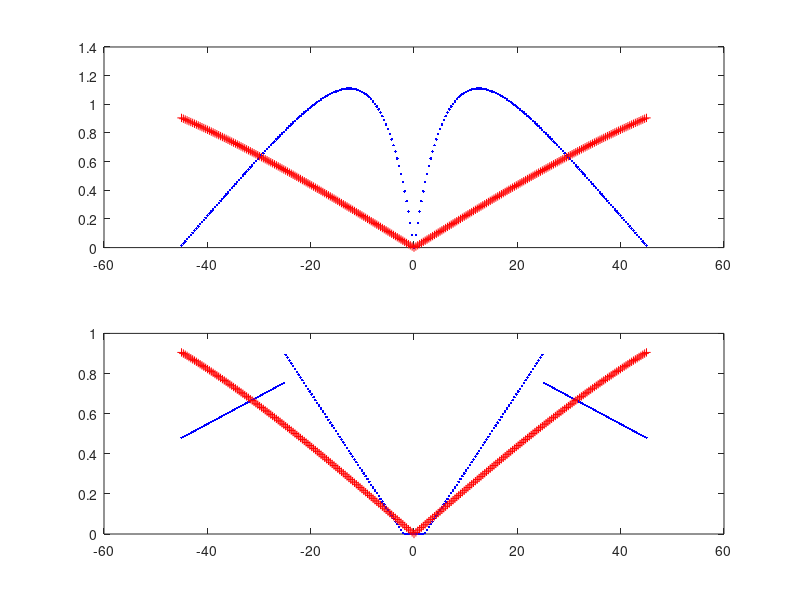

Recreate this plot in MATLAB.

clear all
close all
clc

for alpha_rudder = -pi/4:pi/500:pi/4;
    

    
   c_rudder_lift_appr = 1.9*(1-exp(-abs(alpha_rudder)*9))-2.4*abs(alpha_rudder);


    
    if abs(alpha_rudder) <= 2*pi/180            % Hysteresis around "dead into the wind"
        c_rudder_lift = 0;
        
    elseif abs(alpha_rudder) <= 25*pi/180       % 25deg = max c_sail_lift
        c_rudder_lift = (2.24*abs(alpha_rudder)-2.24*2*pi/180);   % sign(alpha_rudder)*
        
    elseif abs(alpha_rudder) > 25*pi/180 && abs(alpha_rudder) < 90*pi/180
        c_rudder_lift = -0.79*abs(alpha_rudder)+1.1;%0.9; % sign(alpha_rudder)*(-0.79*abs(alpha_rudder)+0.9)
        
    elseif abs(alpha_rudder) >= 90*pi/180 && abs(alpha_rudder) <= pi
        c_rudder_lift = 0;
    end
%     
    c_rudder_drag=1.28*sin(abs(alpha_rudder));
    subplot(2,1,1)
    plot(rad2deg(alpha_rudder) ,c_rudder_lift_appr,'b', rad2deg(alpha_rudder) ,c_rudder_drag,'+r')
    hold on
    subplot(2,1,2)
    plot(rad2deg(alpha_rudder) ,c_rudder_lift,'b', rad2deg(alpha_rudder) ,c_rudder_drag,'+r')
    hold on
    
end

hold off